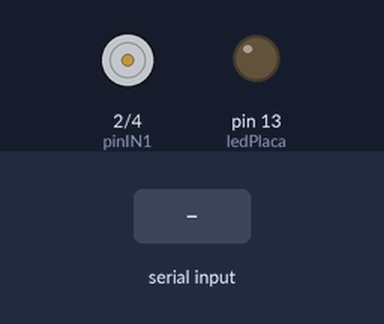
Simulated run of this sketch. Board: Arduino Mega 2560, built with avr-gcc and run on an emulated ATmega2560. On the bench: motor-driver pin pairs drawn as motors (green arrow = first pin HIGH = forward, orange = second pin HIGH = backward, longer = more drive), output pins drawn as LEDs (lit = HIGH). The inputs (shaded band) are chosen by the test bench.

Above: at 1.2 s.
1.3 s: "1" received over the second serial link
At 1.6 s:
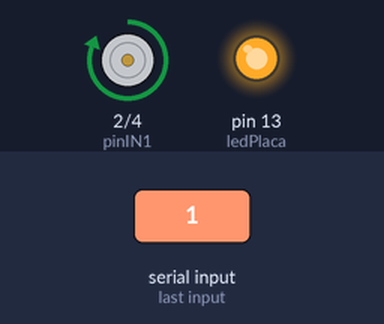
2.8 s: "0" received over the second serial link
At 4.0 s:
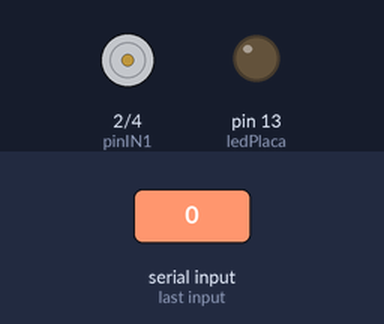
Timing chart, 0 to 5.8 s (numbered marks = the images above; inputs shaded):
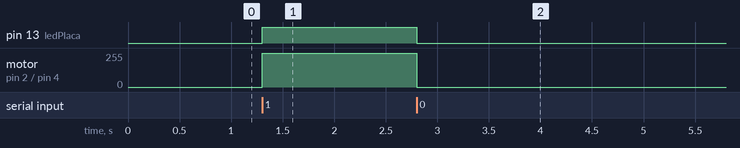

The sketch:

detector-face-activando-un-motor.ino
```cpp
// Pines de control del Driver
const int pinIN1 = 2;
const int pinIN2 = 4;
const int ledPlaca = 13;

void setup() {
  Serial.begin(115200);
  Serial1.begin(9600); // Lee datos por Pin 0 (RX1)

  pinMode(pinIN1, OUTPUT);
  pinMode(pinIN2, OUTPUT);
  pinMode(ledPlaca, OUTPUT);

  apagarMotor();
}

void loop() {
  if (Serial1.available() > 0) {
    char c = Serial1.read();

    if (c == '1') {
      // Tu rostro reconocido: arranca motor y prende LED
      digitalWrite(ledPlaca, HIGH);
      digitalWrite(pinIN1, HIGH);
      digitalWrite(pinIN2, LOW);
    }
    else if (c == '0' || c == 'N') {
      // Otra persona o nadie: frena y apaga LED
      apagarMotor();
    }
  }
}

void apagarMotor() {
  digitalWrite(ledPlaca, LOW);
  digitalWrite(pinIN1, LOW);
  digitalWrite(pinIN2, LOW);
}
```

Measured:
- after the input at 1.3 s, pin 13 (ledPlaca): LOW → HIGH at once; motor on pin 2 (pinIN1) / pin 4 (pinIN2): stopped → forward 255/255 at once
- after the input at 2.8 s, pin 13 (ledPlaca): HIGH → LOW at once; motor on pin 2 (pinIN1) / pin 4 (pinIN2): forward 255/255 → stopped at once
